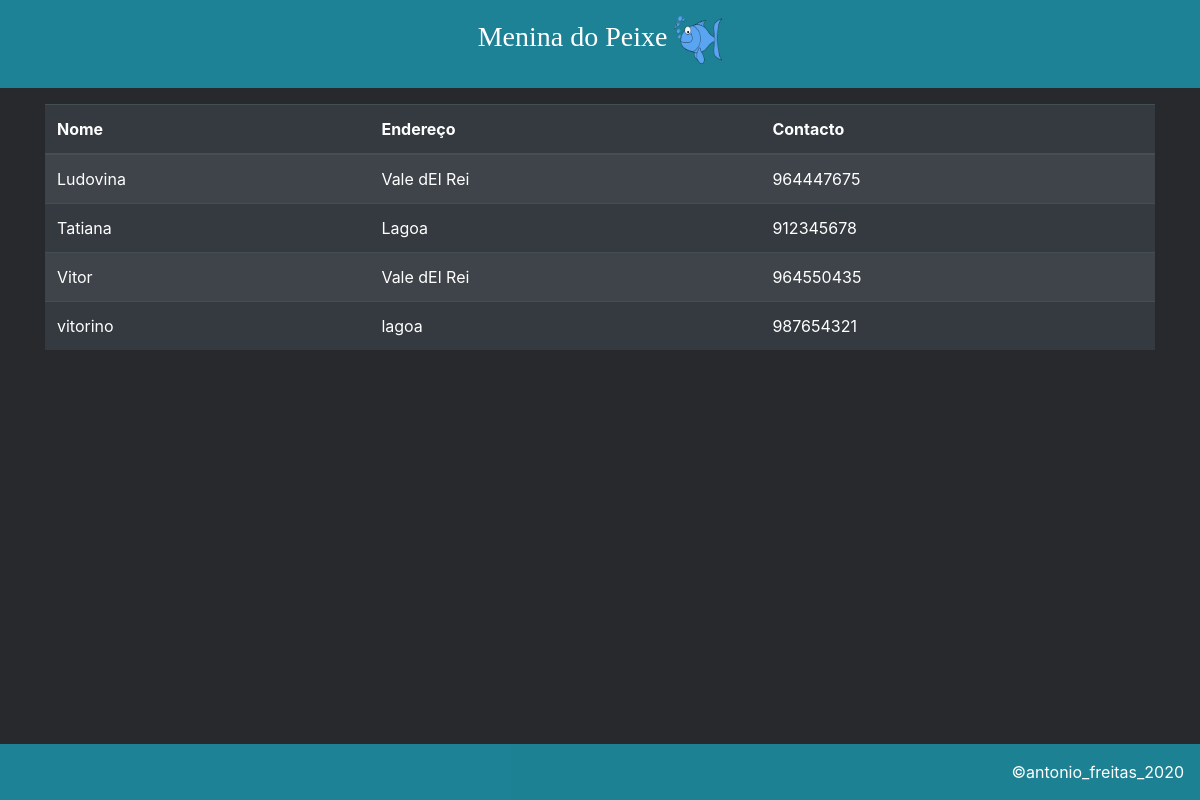
Screenshot of /dblists/clients/ (signed in) with the database file from the repository.
### mdpapp/models.py (models this page shows)
class Client(models.Model):
    client_name=models.CharField("Nome", max_length=200, unique=True)
    client_address=models.CharField("Endereço", max_length=200)
    client_contact=models.CharField("Contacto", max_length=200)
    client_email=models.EmailField("Email", max_length=200, null=True)
    client_note=models.CharField("Observações", max_length=200)
    client_date_added=models.DateTimeField("Data Adicionado", auto_now_add=True)
    owner=models.ForeignKey(User, on_delete=models.PROTECT)
    def __str__(self):
        return self.client_name

### mdpapp/views.py (the view)
# urls.py: path('dblists/clients/', views.clients, name='clients'),
@login_required
def clients(request):
    clients = Client.objects.filter(owner=request.user).order_by('client_name')
    context = {'clients': clients}
    return render(request, 'mdpapp/clients.html', context)

### mdpapp/templates/mdpapp/clients.html
{% extends "mdpapp/base.html" %}
{% block content %}
    <div class="container">
        <table class="table table-striped table-dark">
            <thead>
                <tr>
                    <th>Nome</th>
                    <th>Endereço</th>
                    <th>Contacto</th>
                </tr>
            </thead>
            <tbody>
                {% for client in clients %}
                <tr>
                    <td>{{ client }}</td>
                    <td>{{ client.client_address }}</td>
                    <td>{{ client.client_contact }}</td>
                </tr>
                {% empty %}
                <tr>
                    <td>No clients have been added yet.</td>
                </tr>
                {% endfor %}
            </tbody>
        </table>
    </div>
{% endblock content %}

### mdpapp/static/mdpapp/main.css (style rules this page uses)
body { background-color:#27292c; }

### rows the page displays
Client: client_name "Ludovina", client_address "Vale dEl Rei", client_contact "964447675"
Client: client_name "Tatiana", client_address "Lagoa", client_contact "912345678"
Client: client_name "Vitor", client_address "Vale dEl Rei", client_contact "964550435"
Client: client_name "vitorino", client_address "lagoa", client_contact "987654321"
